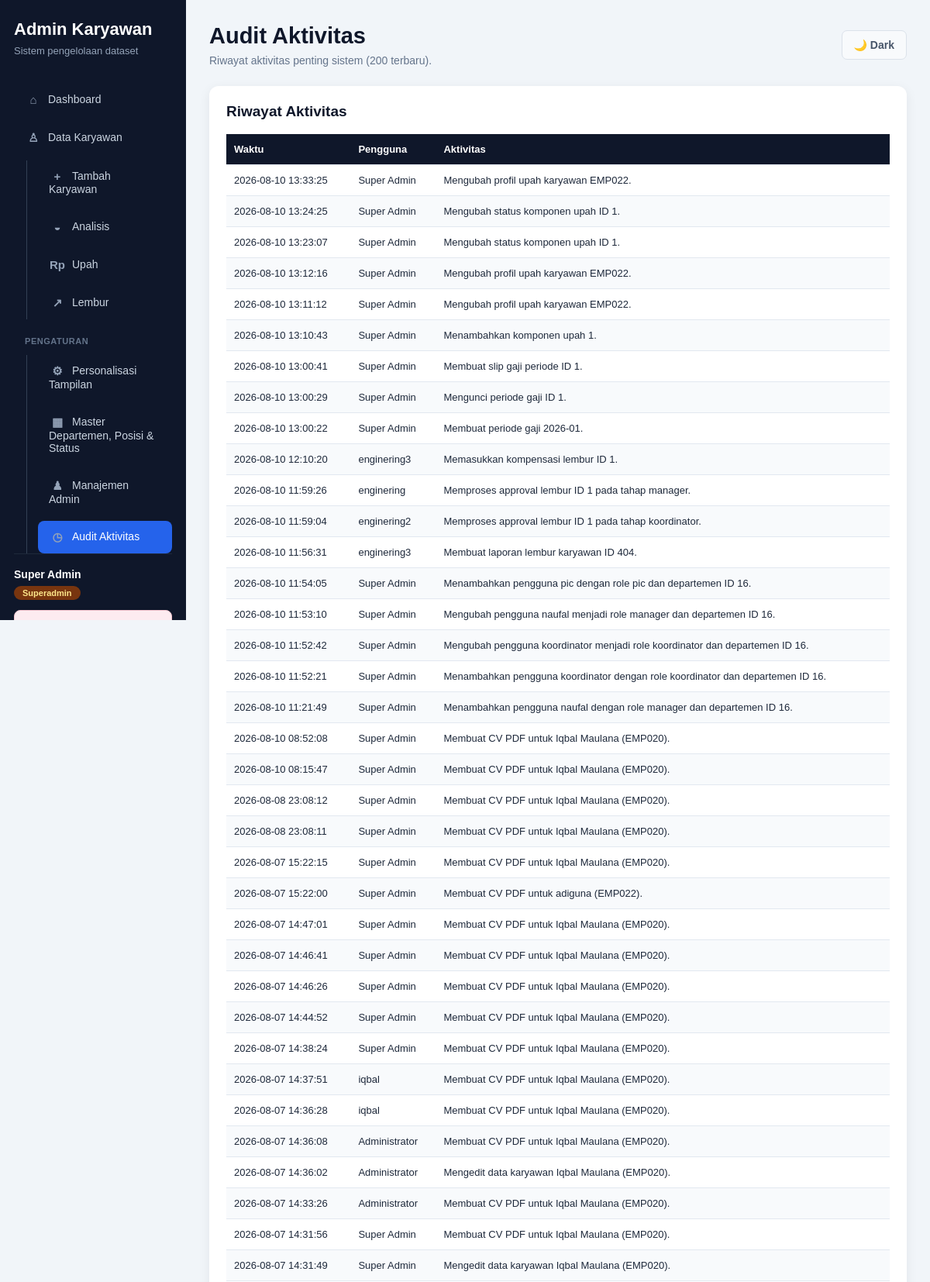
/Dashboard/audit-aktivitas.php (signed in, upper part), run on the app's committed database.
### tables this page shows
CREATE TABLE `audit_aktivitas` (
  `id` bigint unsigned NOT NULL AUTO_INCREMENT,
  `user_id` int DEFAULT NULL,
  `aktivitas` varchar(255) NOT NULL,
  `dibuat_pada` timestamp NULL DEFAULT CURRENT_TIMESTAMP,
  PRIMARY KEY (`id`)
);

CREATE TABLE `users` (
  `id` int NOT NULL AUTO_INCREMENT,
  `username` varchar(50) NOT NULL,
  `password` varchar(255) NOT NULL,
  `nama` varchar(150) NOT NULL,
  `role` enum('superadmin','admin','pic','koordinator','manager','viewer') NOT NULL DEFAULT 'viewer',
  `department_id` int unsigned DEFAULT NULL,
  `is_active` tinyint(1) NOT NULL DEFAULT '1',
  `created_at` timestamp NOT NULL DEFAULT CURRENT_TIMESTAMP,
  PRIMARY KEY (`id`),
  UNIQUE KEY `username` (`username`),
  KEY `fk_users_department` (`department_id`),
  CONSTRAINT `fk_users_department` FOREIGN KEY (`department_id`) REFERENCES `master_departemen` (`id`) ON DELETE RESTRICT
);

### Dashboard/audit-aktivitas.php (the view, shortened to what this page needs)
<?php
require __DIR__ . "/koneksi.php";
$hasil = mysqli_query(
    $conn,
    "SELECT a.*, u.nama, u.username
     FROM audit_aktivitas a
     LEFT JOIN users u ON u.id = a.user_id
     ORDER BY a.id DESC
     LIMIT 200"
);
require __DIR__ . "/partials/atas.php";
?>
    <section class="data-card">
        <div class="data-card-header">
            <h2>Riwayat Aktivitas</h2>
        </div>
        <div class="table-wrapper">
            <table style="min-width:700px">
                <thead>
                    <tr>
                        <th>Waktu</th>
                        <th>Pengguna</th>
                        <th>Aktivitas</th>
                    </tr>
                </thead>
                <tbody>
                    <?php if ($hasil && mysqli_num_rows($hasil) > 0): ?>
                        <?php while ($baris = mysqli_fetch_assoc($hasil)): ?>
                            <tr>
                                <td><?= htmlspecialchars((string) $baris["dibuat_pada"]); ?></td>
                                <td><?= htmlspecialchars($baris["nama"] ?: ($baris["username"] ?: "-")); ?></td>
                                <td><?= htmlspecialchars($baris["aktivitas"]); ?></td>
                            </tr>
                        <?php endwhile; ?>
                    <?php else: ?>
                        <tr>
                            <td colspan="3" class="empty-data">Belum ada aktivitas tercatat.</td>
                        </tr>
                    <?php endif; ?>
                </tbody>
            </table>
        </div>
    </section>
<?php
require __DIR__ . "/partials/bawah.php";

### style/admin-settings.css (style rules this page uses)
.master-data-page .chart-card, .master-data-page .form-card, .master-data-page .data-card, .pengguna-page .chart-card, .pengguna-page .form-card, .pengguna-page .data-card, .audit-page .chart-card, .audit-page .form-card, .audit-page .data-card, .pengaturan-publik-page .chart-card, .pengaturan-publik-page .form-card, .pengaturan-publik-page .data-card { width: 100%; }

### style/admin-base.css (style rules this page uses)
* { box-sizing: border-box; }
body { margin: 0; font-family: Arial, Helvetica, sans-serif; background-color: #f1f5f9; color: #1e293b; }
.data-card { padding: 22px; background-color: #ffffff; border-radius: 12px; box-shadow: 0 4px 15px rgba(15, 23, 42, 0.07); }
.data-card-header { display: flex; align-items: center; justify-content: space-between; gap: 15px; margin-bottom: 18px; flex-wrap: wrap; }
.data-card-header h2 { margin: 0; color: #0f172a; font-size: 19px; }
.table-wrapper { width: 100%; overflow-x: auto; }
table { width: 100%; min-width: 1450px; border-collapse: collapse; }
th:last-child, td:last-child { position: sticky; right: 0; z-index: 2; }
th:last-child { background-color: #0f172a; }
td:last-child { background-color: #ffffff; }
tbody tr:nth-child(even) td:last-child { background-color: #f8fafc; }
thead { color: #ffffff; background-color: #0f172a; }
th, td { padding: 12px 10px; border-bottom: 1px solid #e2e8f0; text-align: left; vertical-align: middle; font-size: 13px; }
th { white-space: nowrap; }
tbody tr:nth-child(even) { background-color: #f8fafc; }

### data on the page
audit_aktivitas: dibuat_pada "2026-08-10 13:33:25", user.nama "Super Admin", aktivitas "Mengubah profil upah karyawan EMP022."
audit_aktivitas: dibuat_pada "2026-08-10 13:24:25", user.nama "Super Admin", aktivitas "Mengubah status komponen upah ID 1."
audit_aktivitas: dibuat_pada "2026-08-10 13:23:07", user.nama "Super Admin", aktivitas "Mengubah status komponen upah ID 1."
audit_aktivitas: dibuat_pada "2026-08-10 13:12:16", user.nama "Super Admin", aktivitas "Mengubah profil upah karyawan EMP022."
audit_aktivitas: dibuat_pada "2026-08-10 13:11:12", user.nama "Super Admin", aktivitas "Mengubah profil upah karyawan EMP022."
audit_aktivitas: dibuat_pada "2026-08-10 13:10:43", user.nama "Super Admin", aktivitas "Menambahkan komponen upah 1."
audit_aktivitas: dibuat_pada "2026-08-10 13:00:41", user.nama "Super Admin", aktivitas "Membuat slip gaji periode ID 1."
audit_aktivitas: dibuat_pada "2026-08-10 13:00:29", user.nama "Super Admin", aktivitas "Mengunci periode gaji ID 1."
audit_aktivitas: dibuat_pada "2026-08-10 13:00:22", user.nama "Super Admin", aktivitas "Membuat periode gaji 2026-01."
audit_aktivitas: dibuat_pada "2026-08-10 12:10:20", user.nama "enginering3", aktivitas "Memasukkan kompensasi lembur ID 1."
audit_aktivitas: dibuat_pada "2026-08-10 11:59:26", user.nama "enginering", aktivitas "Memproses approval lembur ID 1 pada tahap manager."
audit_aktivitas: dibuat_pada "2026-08-10 11:59:04", user.nama "enginering2", aktivitas "Memproses approval lembur ID 1 pada tahap koordinator."
audit_aktivitas: dibuat_pada "2026-08-10 11:56:31", user.nama "enginering3", aktivitas "Membuat laporan lembur karyawan ID 404."
audit_aktivitas: dibuat_pada "2026-08-10 11:54:05", user.nama "Super Admin", aktivitas "Menambahkan pengguna pic dengan role pic dan departemen ID 16."
audit_aktivitas: dibuat_pada "2026-08-10 11:53:10", user.nama "Super Admin", aktivitas "Mengubah pengguna naufal menjadi role manager dan departemen ID 16."
audit_aktivitas: dibuat_pada "2026-08-10 11:52:42", user.nama "Super Admin", aktivitas "Mengubah pengguna koordinator menjadi role koordinator dan departemen ID 16."
audit_aktivitas: dibuat_pada "2026-08-10 11:52:21", user.nama "Super Admin", aktivitas "Menambahkan pengguna koordinator dengan role koordinator dan departemen ID 16."
audit_aktivitas: dibuat_pada "2026-08-10 11:21:49", user.nama "Super Admin", aktivitas "Menambahkan pengguna naufal dengan role manager dan departemen ID 16."
audit_aktivitas: dibuat_pada "2026-08-10 08:52:08", user.nama "Super Admin", aktivitas "Membuat CV PDF untuk Iqbal Maulana (EMP020)."
audit_aktivitas: dibuat_pada "2026-08-10 08:15:47", user.nama "Super Admin", aktivitas "Membuat CV PDF untuk Iqbal Maulana (EMP020)."
audit_aktivitas: dibuat_pada "2026-08-08 23:08:12", user.nama "Super Admin", aktivitas "Membuat CV PDF untuk Iqbal Maulana (EMP020)."
audit_aktivitas: dibuat_pada "2026-08-08 23:08:11", user.nama "Super Admin", aktivitas "Membuat CV PDF untuk Iqbal Maulana (EMP020)."
audit_aktivitas: dibuat_pada "2026-08-07 15:22:15", user.nama "Super Admin", aktivitas "Membuat CV PDF untuk Iqbal Maulana (EMP020)."
audit_aktivitas: dibuat_pada "2026-08-07 15:22:00", user.nama "Super Admin", aktivitas "Membuat CV PDF untuk adiguna (EMP022)."
audit_aktivitas: dibuat_pada "2026-08-07 14:47:01", user.nama "Super Admin", aktivitas "Membuat CV PDF untuk Iqbal Maulana (EMP020)."
audit_aktivitas: dibuat_pada "2026-08-07 14:46:41", user.nama "Super Admin", aktivitas "Membuat CV PDF untuk Iqbal Maulana (EMP020)."
audit_aktivitas: dibuat_pada "2026-08-07 14:46:26", user.nama "Super Admin", aktivitas "Membuat CV PDF untuk Iqbal Maulana (EMP020)."
audit_aktivitas: dibuat_pada "2026-08-07 14:44:52", user.nama "Super Admin", aktivitas "Membuat CV PDF untuk Iqbal Maulana (EMP020)."
audit_aktivitas: dibuat_pada "2026-08-07 14:38:24", user.nama "Super Admin", aktivitas "Membuat CV PDF untuk Iqbal Maulana (EMP020)."
audit_aktivitas: dibuat_pada "2026-08-07 14:37:51", user.nama "iqbal", aktivitas "Membuat CV PDF untuk Iqbal Maulana (EMP020)."
audit_aktivitas: dibuat_pada "2026-08-07 14:36:28", user.nama "iqbal", aktivitas "Membuat CV PDF untuk Iqbal Maulana (EMP020)."
audit_aktivitas: dibuat_pada "2026-08-07 14:36:08", user.nama "Administrator", aktivitas "Membuat CV PDF untuk Iqbal Maulana (EMP020)."
audit_aktivitas: dibuat_pada "2026-08-07 14:36:02", user.nama "Administrator", aktivitas "Mengedit data karyawan Iqbal Maulana (EMP020)."
audit_aktivitas: dibuat_pada "2026-08-07 14:33:26", user.nama "Administrator", aktivitas "Membuat CV PDF untuk Iqbal Maulana (EMP020)."
audit_aktivitas: dibuat_pada "2026-08-07 14:31:56", user.nama "Super Admin", aktivitas "Membuat CV PDF untuk Iqbal Maulana (EMP020)."
audit_aktivitas: dibuat_pada "2026-08-07 14:31:49", user.nama "Super Admin", aktivitas "Mengedit data karyawan Iqbal Maulana (EMP020)."

### other printed values
namaPengguna() "Super Admin"
rolePengguna() "Superadmin"
$judulHalaman "Audit Aktivitas"
$subjudulHalaman "Riwayat aktivitas penting sistem (200 terbaru)."
